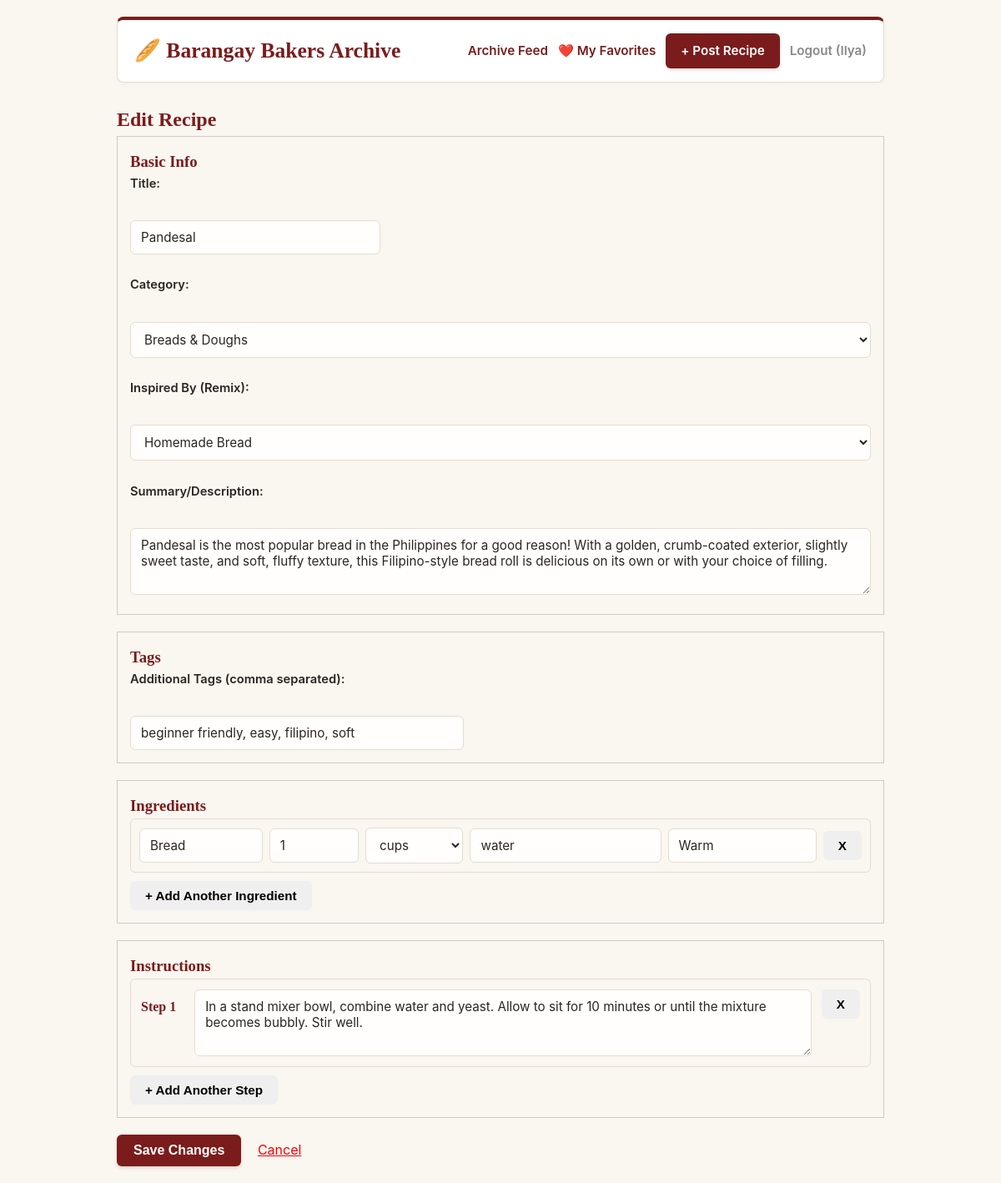
/edit_recipe.php?id=4 (signed in), run on the app's committed database.
### tables this page shows
CREATE TABLE `recipes` (
  `id` int(11) NOT NULL,
  `user_id` int(11) NOT NULL,
  `category_id` int(11) NOT NULL,
  `parent_recipe_id` int(11) DEFAULT NULL,
  `title` varchar(150) NOT NULL,
  `description` varchar(255) NOT NULL,
  `created_at` timestamp NOT NULL DEFAULT current_timestamp(),
  `updated_at` timestamp NULL DEFAULT NULL ON UPDATE current_timestamp()
);

CREATE TABLE `categories` (
  `id` int(11) NOT NULL,
  `name` varchar(50) NOT NULL
);

CREATE TABLE `recipe_ingredients` (
  `recipe_id` int(11) NOT NULL,
  `ingredient_id` int(11) NOT NULL,
  `quantity` decimal(6,2) NOT NULL,
  `unit` varchar(50) NOT NULL,
  `preparation_note` varchar(100) DEFAULT NULL,
  `section` varchar(50) DEFAULT 'Main'
);

CREATE TABLE `ingredients` (
  `id` int(11) NOT NULL,
  `name` varchar(150) NOT NULL
);

CREATE TABLE `recipe_steps` (
  `id` int(11) NOT NULL,
  `recipe_id` int(11) NOT NULL,
  `step_number` int(11) NOT NULL,
  `instruction` text NOT NULL
);

### edit_recipe.php (the view, shortened to what this page needs)
<?php
$database = new Database();$db = $database->getConnection();$recipe_id = $_GET['id'];$message = '';
$categories =$db->query("SELECT id, name FROM categories")->fetchAll();
$existing_recipes =$db->query("SELECT id, title FROM recipes WHERE id != $recipe_id ORDER BY title ASC")->fetchAll();
$stmt =$db->prepare("SELECT * FROM recipes WHERE id = :id AND user_id = :user_id");
$stmt->execute([':id' => $recipe_id, ':user_id' =>$_SESSION['user_id']]);
$recipe_data =$stmt->fetch();
$stmt_tags =$db->prepare("SELECT t.name FROM tags t JOIN recipe_tags rt ON t.id = rt.tag_id WHERE rt.recipe_id = :id");
$stmt_tags->execute([':id' =>$recipe_id]);
$existing_tags = implode(', ', array_column($stmt_tags->fetchAll(), 'name'));
$stmt_ing =$db->prepare("SELECT i.name, ri.quantity, ri.unit, ri.preparation_note, ri.section FROM ingredients i JOIN recipe_ingredients ri ON i.id = ri.ingredient_id WHERE ri.recipe_id = :id");
$stmt_ing->execute([':id' =>$recipe_id]);
$existing_ingredients =$stmt_ing->fetchAll();
$stmt_steps =$db->prepare("SELECT instruction FROM recipe_steps WHERE recipe_id = :id ORDER BY step_number ASC");
$stmt_steps->execute([':id' =>$recipe_id]);
$existing_steps =$stmt_steps->fetchAll();
?>
<!DOCTYPE html>
<html lang="en">
<head>
    <link rel="stylesheet" href="style.css">
</head>
<body>
    <div class="container">
    <header class="site-header">
        <a href="index.php" class="site-title">🥖 Barangay Bakers Archive</a>
        <nav class="nav-links">
            <a href="index.php">Archive Feed</a>
            <?php if (isset($_SESSION['user_id'])): ?>
                <a href="my_favorites.php">❤️ My Favorites</a>
                <a href="post_recipe.php" class="btn btn-primary" style="color:white;">+ Post Recipe</a>
                <a href="logout.php" style="color:#888;">Logout (<?= htmlspecialchars($_SESSION['username']) ?>)</a>
            <?php else: ?>
                <a href="login.php">Log In</a>
                <a href="register.php" class="btn btn-primary" style="color:white;">Register</a>
            <?php endif; ?>
        </nav>
    </header>
    <h2>Edit Recipe</h2>
    <form action="edit_recipe.php?id=<?= $recipe_id ?>" method="POST">
        <div class="section">
            <h3>Basic Info</h3>
            <label>Title:</label><br>
            <input type="text" name="title" required style="width: 300px;" value="<?= htmlspecialchars($recipe_data['title']) ?>"><br><br>
            <label>Category:</label><br>
            <select name="category_id" required>
                <?php foreach ($categories as$cat): ?>
                    <option value="<?= $cat['id'] ?>" <?= ($cat['id'] == $recipe_data['category_id']) ? 'selected' : '' ?>><?= htmlspecialchars($cat['name']) ?></option>
                <?php endforeach; ?>
            </select><br><br>
            <label>Inspired By (Remix):</label><br>
            <select name="parent_recipe_id">
                <?php foreach ($existing_recipes as$er): ?>
                    <option value="<?= $er['id'] ?>" <?= ($er['id'] == $recipe_data['parent_recipe_id']) ? 'selected' : '' ?>><?= htmlspecialchars($er['title']) ?></option>
                <?php endforeach; ?>
            </select><br><br>
            <label>Summary/Description:</label><br>
            <textarea name="description" required rows="3" cols="50"><?= htmlspecialchars($recipe_data['description']) ?></textarea>
        </div>
        <div class="section">
            <h3>Tags</h3>
            <label>Additional Tags (comma separated):</label><br>
            <input type="text" name="tags" style="width: 400px;" value="<?= htmlspecialchars($existing_tags) ?>">
        </div>
        <div class="section" id="ingredients-section">
            <h3>Ingredients</h3>
            <div id="ingredient-list">
                <?php foreach ($existing_ingredients as$ing): ?>
                    <div class="ingredient-row">
                        <input type="text" name="ing_section[]" value="<?= htmlspecialchars($ing['section']) ?>" style="width: 120px;">
                        <input type="text" name="ing_qty[]" value="<?= floatval($ing['quantity']) ?>" required style="width: 80px;">
                        <select name="ing_unit[]">
                            <?php
                            $units = ['cups', 'grams', 'tbsp', 'tsp', 'pieces', 'ml', 'oz'];
                            foreach ($units as $u) {$selected = ($u ==$ing['unit']) ? 'selected' : '';
                                echo "<option value='$u' $selected>$u</option>";
                            }
                            ?>
                        </select>
                        <input type="text" name="ing_name[]" value="<?= htmlspecialchars($ing['name']) ?>" required>
                        <input type="text" name="ing_note[]" value="<?= htmlspecialchars($ing['preparation_note']) ?>">
                        <button type="button" onclick="this.parentElement.remove()">X</button>
                    </div>
                <?php endforeach; ?>
            </div>
            <button type="button" onclick="addIngredientRow()">+ Add Another Ingredient</button>
        </div>
        <div class="section" id="steps-section">
            <h3>Instructions</h3>
            <div id="steps-list">
                <?php foreach ($existing_steps as $index =>$step): ?>
                    <div class="step-row" style="margin-bottom: 10px;">
                        <span class="step-num" style="font-weight: bold; margin-right: 10px;">Step <?= $index + 1 ?></span>
                        <textarea name="step_instruction[]" required rows="2" cols="60"><?= htmlspecialchars($step['instruction']) ?></textarea>
                        <button type="button" onclick="this.parentElement.remove(); renumberSteps();">X</button>
                    </div>
                <?php endforeach; ?>
            </div>
            <button type="button" onclick="addStepRow()">+ Add Another Step</button>
        </div>
        <button type="submit" style="padding: 10px 20px; font-size: 16px;">Save Changes</button>
        <a href="view_recipe.php?id=<?= $recipe_id ?>" style="margin-left: 15px; color: red;">Cancel</a>
    </form>
</body>
</html>

### style.css (style rules this page uses)
:root { --bg-main: #FAF6F0; --card-bg: #FFFFFF; --text-main: #2B2523; --text-muted: #6E655F; --primary-maroon: #7A1C1C; --primary-hover: #5A1212; --ube-purple: #5C2751; --accent-gold: #C88D32; --banana-leaf: #386641; --border-color: #E6DCCE; --tag-bg: #EFE6D8; --tag-text: #4A3E37; --alert-bg: #FFF5F5; --alert-border: #7A1C1C; --input-bg: #FFFEFC; }
* { box-sizing: border-box; margin: 0; padding: 0; }
body { font-family: -apple-system, BlinkMacSystemFont, "Segoe UI", Roboto, Georgia, serif; background-color: var(--bg-main); color: var(--text-main); line-height: 1.6; padding: 20px 15px; min-height: 100vh; }
.container { max-width: 920px; margin: 0 auto; }
h1, h2, h3, h4 { font-family: Georgia, serif; color: var(--primary-maroon); }
header.site-header { background: var(--card-bg); border: 1px solid var(--border-color); border-top: 4px solid var(--primary-maroon); border-radius: 8px; padding: 16px 20px; margin-bottom: 25px; display: flex; flex-wrap: wrap; justify-content: space-between; align-items: center; gap: 15px; box-shadow: 0 2px 6px rgba(0,0,0,0.03); }
.site-title { font-family: Georgia, serif; font-size: 1.6rem; font-weight: bold; color: var(--primary-maroon); text-decoration: none; display: flex; align-items: center; gap: 8px; }
.nav-links { display: flex; flex-wrap: wrap; align-items: center; gap: 12px; font-size: 0.95rem; }
.nav-links a { color: var(--primary-maroon); text-decoration: none; font-weight: 600; }
label { display: block; font-weight: 600; font-size: 0.92rem; color: var(--text-main); margin-bottom: 6px; }
input[type="text"], input[type="password"], input[type="email"], select, textarea { width: 100%; max-width: 100%; padding: 10px 12px; border: 1.5px solid var(--border-color); border-radius: 6px; font-size: 0.95rem; font-family: inherit; background-color: var(--input-bg); color: var(--text-main); transition: all 0.2s ease; }
textarea { resize: vertical; min-height: 80px; }
.btn, button { display: inline-flex; align-items: center; justify-content: center; padding: 9px 18px; border-radius: 6px; font-size: 0.95rem; font-weight: 600; cursor: pointer; text-decoration: none; border: none; transition: all 0.15s ease; }
.btn-primary, button[type="submit"] { background: var(--primary-maroon); color: #FFF; box-shadow: 0 2px 4px rgba(122, 28, 28, 0.15); }
.ingredient-row { display: flex; flex-wrap: wrap; gap: 8px; align-items: center; background: #FAF6F0; padding: 10px; border-radius: 6px; border: 1px solid var(--border-color); margin-bottom: 10px; }
.ingredient-row input[name="ing_section[]"] { flex: 1.2; min-width: 110px; }
.ingredient-row input[name="ing_qty[]"] { flex: 0.8; min-width: 70px; }
.ingredient-row select[name="ing_unit[]"] { flex: 0.9; min-width: 80px; }
.ingredient-row input[name="ing_name[]"] { flex: 2; min-width: 140px; }
.ingredient-row input[name="ing_note[]"] { flex: 1.5; min-width: 120px; }
.step-row { display: flex; gap: 12px; align-items: flex-start; background: #FAF6F0; padding: 12px; border-radius: 6px; border: 1px solid var(--border-color); margin-bottom: 10px; }
.step-row .step-num { font-family: Georgia, serif; font-weight: bold; color: var(--primary-maroon); font-size: 1rem; padding-top: 8px; white-space: nowrap; }
.step-row textarea { flex: 1; }

### edit_recipe.php (style rules this page uses)
.ingredient-row { margin-bottom: 10px; }
.section { margin-bottom: 20px; padding: 15px; border: 1px solid #ccc; }

### data on the page
recipes: title "Pandesal", category_id "Breads & Doughs", parent_recipe_id "Homemade Bread", description "Pandesal is the most popular bread in the Philippines for a good reason! With a golden, crumb-coated exterior, slightly sweet taste, and soft, fluffy texture, this Filipino-style bread roll is delicious on its own or with your choice of filling."
recipe_ingredients: section "Bread", quantity "1", ingredient.name "water", preparation_note "Warm"
recipe_steps: instruction "In a stand mixer bowl, combine water and yeast. Allow to sit for 10 minutes or until the mixture becomes bubbly. Stir well."

### other printed values
$_SESSION['username'] "Ilya"
form field value "cups"
